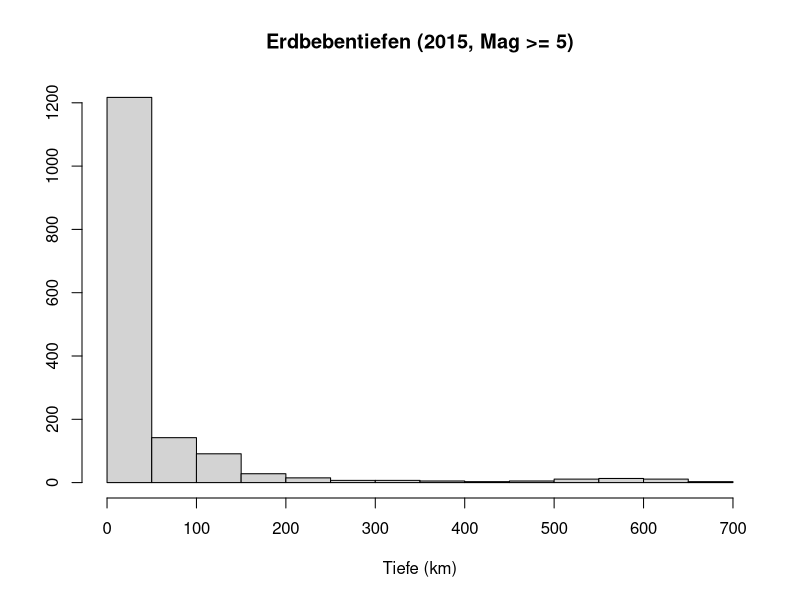
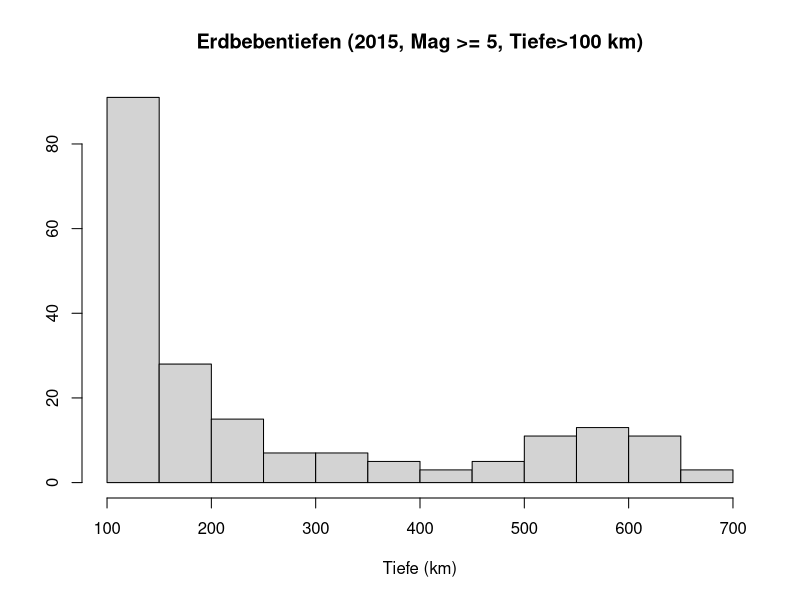

Reproduce these figures in R, in order.
quakes <- read.csv("2015_Magnitude-groesser-gleich-5.csv", stringsAsFactors = FALSE)

depths <- quakes[c('depth')]$depth

x11()

hist(depths, main='Erdbebentiefen (2015, Mag >= 5)', xlab='Tiefe (km)', ylab='')
z <- locator(1)

depths <- depths[depths > 100]

hist(depths, main='Erdbebentiefen (2015, Mag >= 5, Tiefe>100 km)', xlab='Tiefe (km)', ylab='')
z <- locator(1)
